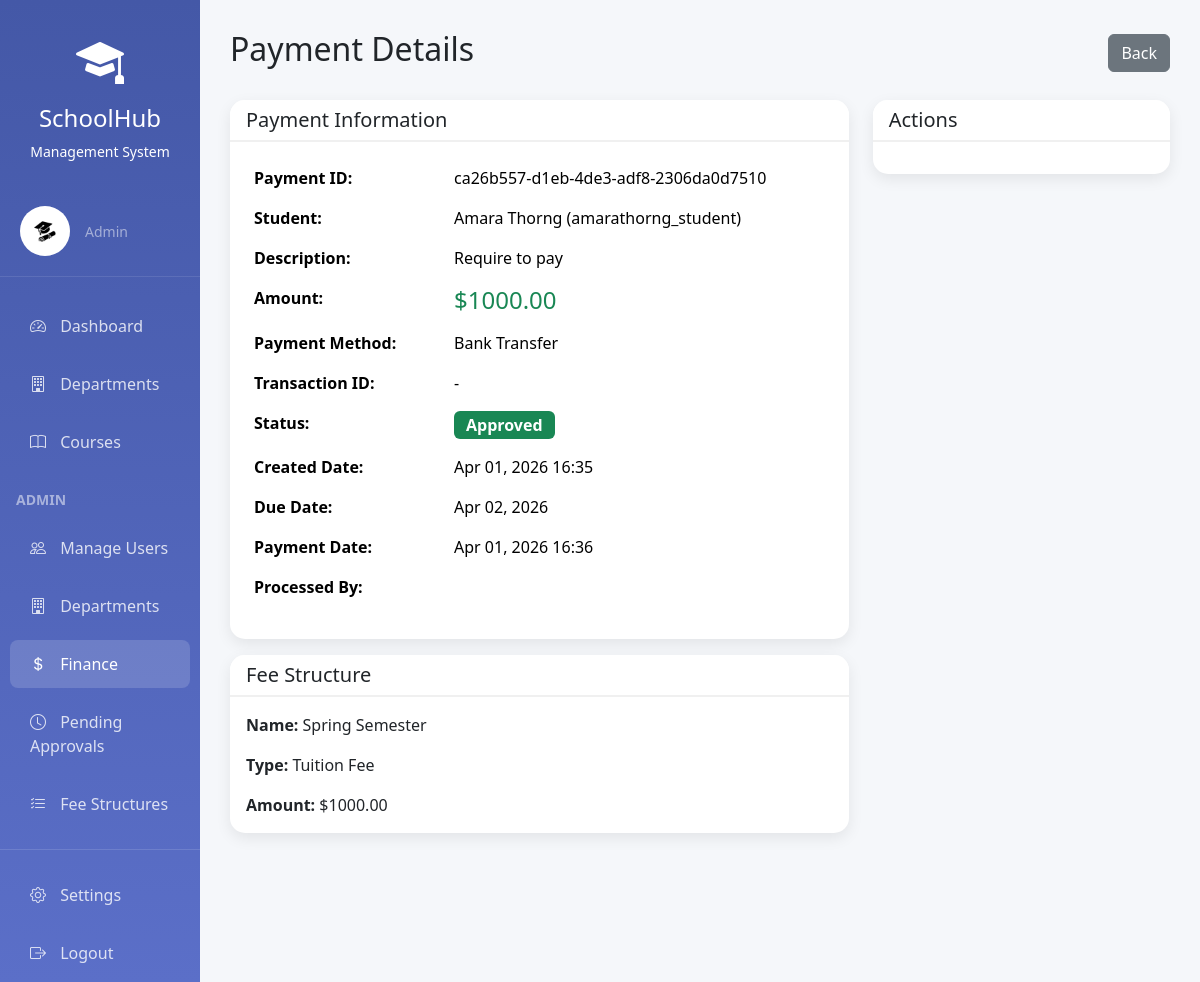
/finance/payments/28/ (signed in), run on the app's committed database.
### accounts/models.py (models this page shows, shortened)
class User(AbstractUser):
    USER_TYPE_CHOICES = (
        ('admin', 'Admin'),
        ('teacher', 'Teacher'),
        ('student', 'Student'),
    )
    user_type = models.CharField(max_length=10, choices=USER_TYPE_CHOICES, default='student')
    phone_number = models.CharField(max_length=15, blank=True, null=True)
    address = models.TextField(blank=True, null=True)
    date_of_birth = models.DateField(blank=True, null=True)
    profile_picture = models.ImageField(upload_to='profiles/', blank=True, null=True)
    is_approved = models.BooleanField(default=False, help_text='Admin must approve new accounts')
    student_id = models.CharField(max_length=20, blank=True, null=True, unique=True)
    enrollment_date = models.DateField(blank=True, null=True)
    department = models.ForeignKey('academics.Department', on_delete=models.SET_NULL,
                                   null=True, blank=True, related_name='students')
    major = models.ForeignKey('academics.Major', on_delete=models.SET_NULL,
                              null=True, blank=True, related_name='students')
    teacher_id = models.CharField(max_length=20, blank=True, null=True, unique=True)
    hire_date = models.DateField(blank=True, null=True)
    teacher_department = models.ForeignKey('academics.Department', on_delete=models.SET_NULL,
                                          null=True, blank=True, related_name='teachers')
    teaching_majors = models.ManyToManyField('academics.Major', blank=True,
                                             related_name='teachers')
    class Meta:
        ordering = ['username']
    @property
    def is_admin(self):
        return self.user_type == 'admin'
    @property
    def is_student(self):
        return self.user_type == 'student'

### finance/models.py (models this page shows, shortened)
class Payment(models.Model):
    STATUS_CHOICES = (
        ('pending', 'Pending'),
        ('awaiting_approval', 'Awaiting Approval'),
        ('approved', 'Approved'),
        ('rejected', 'Rejected'),
        ('completed', 'Completed'),
        ('failed', 'Failed'),
        ('refunded', 'Refunded'),
    )
    PAYMENT_METHOD_CHOICES = (
        ('cash', 'Cash'),
        ('bank_transfer', 'Bank Transfer'),
        ('credit_card', 'Credit Card'),
        ('online', 'Online Payment'),
    )
    payment_id = models.UUIDField(default=uuid.uuid4, editable=False, unique=True)
    student = models.ForeignKey(User, on_delete=models.CASCADE,
                                limit_choices_to={'user_type': 'student'},
                                related_name='payments')
    fee_structure = models.ForeignKey(FeeStructure, on_delete=models.SET_NULL,
                                      null=True, blank=True)
    course = models.ForeignKey(Course, on_delete=models.SET_NULL,
                               null=True, blank=True,
                               help_text="Associated course (if applicable)")
    amount = models.DecimalField(max_digits=10, decimal_places=2,
                                 validators=[MinValueValidator(0)])
    description = models.TextField()
    payment_method = models.CharField(max_length=20, choices=PAYMENT_METHOD_CHOICES,
                                      default='cash')
    status = models.CharField(max_length=20, choices=STATUS_CHOICES, default='pending')
    transaction_id = models.CharField(max_length=100, blank=True, null=True)
    payment_date = models.DateTimeField(null=True, blank=True)
    due_date = models.DateField()
    processed_by = models.ForeignKey(User, on_delete=models.SET_NULL, null=True,
                                     related_name='payments_processed')
    notes = models.TextField(blank=True)
    created_at = models.DateTimeField(auto_now_add=True)
    updated_at = models.DateTimeField(auto_now=True)
    class Meta:
        ordering = ['-created_at']

class FeeStructure(models.Model):
    FEE_TYPE_CHOICES = (
        ('tuition', 'Tuition Fee'),
        ('lab', 'Lab Fee'),
        ('library', 'Library Fee'),
        ('sports', 'Sports Fee'),
        ('technology', 'Technology Fee'),
        ('other', 'Other Fee'),
    )
    name = models.CharField(max_length=200)
    fee_type = models.CharField(max_length=20, choices=FEE_TYPE_CHOICES)
    amount = models.DecimalField(max_digits=10, decimal_places=2,
                                 validators=[MinValueValidator(0)])
    description = models.TextField(blank=True)
    is_mandatory = models.BooleanField(default=True)
    is_active = models.BooleanField(default=True)
    created_at = models.DateTimeField(auto_now_add=True)
    class Meta:
        ordering = ['fee_type', 'name']

### finance/views.py (the view)
# urls.py: path('payments/<int:payment_id>/', views.payment_detail, name='payment_detail'),
@user_passes_test(admin_required)
def payment_detail(request, payment_id):
    payment = get_object_or_404(Payment, id=payment_id)
    try:
        receipt = payment.receipt
    except PaymentReceipt.DoesNotExist:
        receipt = None
    return render(request, 'finance/payment_detail.html', {
        'payment': payment,
        'receipt': receipt
    })

### finance/views.py (called while the page is built)
def admin_required(user):
    return user.is_authenticated and user.is_admin

### finance/templates/finance/payment_detail.html (shortened to what this page needs)
{% extends 'base.html' %}
{% block content %}
<div class="d-flex justify-content-between align-items-center mb-4">
    <h2>Payment Details</h2>
    <div>
        <a href="{% url 'finance:payment_list' %}" class="btn btn-secondary">
            Back
        </a>
    </div>
</div>
<div class="row">
    <div class="col-md-8">
        <div class="card mb-3">
            <div class="card-header">
                <h5 class="mb-0">Payment Information</h5>
            </div>
            <div class="card-body">
                <table class="table table-borderless">
                    <tr>
                        <th width="200">Payment ID:</th>
                        <td>{{ payment.payment_id }}</td>
                    </tr>
                    <tr>
                        <th>Student:</th>
                        <td>{{ payment.student.get_full_name }} ({{ payment.student.username }})</td>
                    </tr>
                    <tr>
                        <th>Description:</th>
                        <td>{{ payment.description }}</td>
                    </tr>
                    <tr>
                        <th>Amount:</th>
                        <td><h4 class="text-success mb-0">${{ payment.amount }}</h4></td>
                    </tr>
                    <tr>
                        <th>Payment Method:</th>
                        <td>{{ payment.get_payment_method_display }}</td>
                    </tr>
                    <tr>
                        <th>Transaction ID:</th>
                        <td>{{ payment.transaction_id|default:"-" }}</td>
                    </tr>
                    <tr>
                        <th>Status:</th>
                        <td>
                            {% if payment.status == 'completed' %}
                                <span class="badge bg-success fs-6">Completed</span>
                            {% elif payment.status == 'approved' %}
                                <span class="badge bg-success fs-6">Approved</span>
                            {% elif payment.status == 'pending' %}
                                <span class="badge bg-warning fs-6">Pending</span>
                            {% elif payment.status == 'awaiting_approval' %}
                                <span class="badge bg-info fs-6">Awaiting Approval</span>
                            {% elif payment.status == 'rejected' %}
                                <span class="badge bg-danger fs-6">Rejected</span>
                            {% else %}
                                <span class="badge bg-secondary fs-6">{{ payment.get_status_display }}</span>
                            {% endif %}
                        </td>
                    </tr>
                    <tr>
                        <th>Created Date:</th>
                        <td>{{ payment.created_at|date:"M d, Y H:i" }}</td>
                    </tr>
                    <tr>
                        <th>Due Date:</th>
                        <td>{{ payment.due_date|date:"M d, Y" }}</td>
                    </tr>
                    {% if payment.payment_date %}
                    <tr>
                        <th>Payment Date:</th>
                        <td>{{ payment.payment_date|date:"M d, Y H:i" }}</td>
                    </tr>
                    {% endif %}
                    {% if payment.processed_by %}
                    <tr>
                        <th>Processed By:</th>
                        <td>{{ payment.processed_by.get_full_name }}</td>
                    </tr>
                    {% endif %}
                </table>
            </div>
        </div>
        {% if payment.fee_structure %}
        <div class="card">
            <div class="card-header">
                <h5 class="mb-0">Fee Structure</h5>
            </div>
            <div class="card-body">
                <p><strong>Name:</strong> {{ payment.fee_structure.name }}</p>
                <p><strong>Type:</strong> {{ payment.fee_structure.get_fee_type_display }}</p>
                <p class="mb-0"><strong>Amount:</strong> ${{ payment.fee_structure.amount }}</p>
            </div>
        </div>
        {% endif %}
    </div>
    <div class="col-md-4">
        <div class="card">
            <div class="card-header">
                <h5 class="mb-0">Actions</h5>
            </div>
            <div class="card-body">
            </div>
        </div>
    </div>
</div>
{% endblock %}

### templates/base.html (shortened to what this page needs)
<!DOCTYPE html>
<html lang="en">
<head>
    <link href="https://cdn.jsdelivr.net/npm/bootstrap@5.3.2/dist/css/bootstrap.min.css" rel="stylesheet">
    <link rel="stylesheet" href="https://cdn.jsdelivr.net/npm/bootstrap-icons@1.11.2/font/bootstrap-icons.css">
</head>
<body>
    {% if user.is_authenticated %}
    <div class="container-fluid">
        <div class="row">
            <div class="col-md-2 sidebar">
                <div class="text-center py-4">
                    <i class="bi bi-mortarboard-fill" style="font-size: 3rem;"></i>
                    <h4 class="mt-2">SchoolHub</h4>
                    <p class="small mb-0">Management System</p>
                </div>
                <div class="user-section d-flex align-items-center">
                    <div class="user-avatar">
                        {% if user.profile_picture %}
                        <img src="{{ user.profile_picture.url }}" alt="{{ user.get_full_name }}" style="width: 50px; height: 50px; border-radius: 50%; object-fit: cover;">
                        {% else %}
                        <i class="bi bi-person-circle"></i>
                        {% endif %}
                    </div>
                    <div>
                        <small class="text-white-50">{{ user.get_user_type_display }}</small>
                    </div>
                </div>
                <nav class="nav flex-column">
                    <a class="nav-link {% if request.path == '/accounts/dashboard/' %}active{% endif %}" href="{% url 'accounts:dashboard' %}">
                        <i class="bi bi-speedometer2"></i> Dashboard
                    </a>
                    {% if user.is_admin %}
                    <a class="nav-link {% if '/academics/departments' in request.path %}active{% endif %}" href="{% url 'academics:department_list' %}">
                        <i class="bi bi-building"></i> Departments
                    </a>
                    {% endif %}
                    {% if user.is_admin or user.is_teacher %}
                    <a class="nav-link {% if '/academics/courses/' in request.path %}active{% endif %}" href="{% url 'academics:course_list' %}">
                        <i class="bi bi-book"></i> Courses
                    </a>
                    {% endif %}
                    {% if user.is_admin %}
                    <div class="mt-3 mb-2 px-3">
                        <small class="text-white-50 fw-bold">ADMIN</small>
                    </div>
                    <a class="nav-link {% if '/accounts/users' in request.path %}active{% endif %}" href="{% url 'accounts:user_list' %}">
                        <i class="bi bi-people"></i> Manage Users
                    </a>
                    <a class="nav-link {% if '/accounts/departments' in request.path %}active{% endif %}" href="{% url 'academics:department_list' %}">
                        <i class="bi bi-building"></i> Departments
                    </a>
                    <a class="nav-link {% if '/finance/dashboard' in request.path or '/finance/payments' in request.path %}active{% endif %}" href="{% url 'finance:finance_dashboard' %}">
                        <i class="bi bi-currency-dollar"></i> Finance
                    </a>
                    <a class="nav-link {% if '/finance/payments/pending' in request.path %}active{% endif %}" href="{% url 'finance:pending_payments' %}">
                        <i class="bi bi-clock"></i> Pending Approvals
                    </a>
                    <a class="nav-link {% if '/finance/fee-structures' in request.path %}active{% endif %}" href="{% url 'finance:fee_structure_list' %}">
                        <i class="bi bi-list-check"></i> Fee Structures
                    </a>
                    {% endif %}
                    <hr class="text-white-50">
                    <a class="nav-link {% if '/accounts/settings' in request.path %}active{% endif %}" href="{% url 'accounts:profile_settings' %}">
                        <i class="bi bi-gear"></i> Settings
                    </a>
                    <a class="nav-link" href="{% url 'accounts:logout' %}">
                        <i class="bi bi-box-arrow-right"></i> Logout
                    </a>
                </nav>
            </div>
            <div class="col-md-10 main-content">
                {% block content %}{% endblock %}
            </div>
        </div>
    </div>
    {% else %}
        {% block auth_content %}{% endblock %}
    {% endif %}
</body>
</html>

### templates/base.html (style rules this page uses)
:root { --primary-color: #5b6fc8; --secondary-color: #00c853; --accent-color: #ffa726; --danger-color: #ef5350; }
body { font-family: 'Segoe UI', Tahoma, Geneva, Verdana, sans-serif; background: linear-gradient(135deg, #667eea 0%, #764ba2 100%); min-height: 100vh; }
.sidebar { min-height: 100vh; background: linear-gradient(180deg, #4458a7 0%, #5b6fc8 100%); color: white; padding: 0; box-shadow: 2px 0 10px rgba(0,0,0,0.1); }
.sidebar .nav-link { color: rgba(255,255,255,0.8); padding: 12px 20px; margin: 5px 10px; border-radius: 8px; transition: all 0.3s ease; }
.sidebar .nav-link:hover, .sidebar .nav-link.active { background: rgba(255,255,255,0.15); color: white; }
.sidebar .nav-link i { margin-right: 10px; width: 20px; }
.main-content { padding: 30px; background: #f5f7fa; min-height: 100vh; }
.card { border: none; border-radius: 15px; box-shadow: 0 5px 15px rgba(0,0,0,0.08); margin-bottom: 20px; }
.card-header { background: white; border-bottom: 2px solid #f0f0f0; font-weight: 600; border-radius: 15px 15px 0 0 !important; }
.table { background: white; }
.badge { padding: 6px 12px; border-radius: 6px; }
.user-section { padding: 20px; border-bottom: 1px solid rgba(255,255,255,0.1); margin-bottom: 20px; }
.user-avatar { width: 50px; height: 50px; border-radius: 50%; background: rgba(255,255,255,0.2); display: flex; align-items: center; justify-content: center; font-size: 24px; margin-right: 15px; }

### data on the page
User: profile_picture (picture), user_type "Admin"
Payment: payment_id "ca26b557-d1eb-4de3-adf8-2306da0d7510", student.get_full_name "Amara Thorng", student.username "amarathorng_student", description "Require to pay", amount "1000.00", payment_method "Bank Transfer", transaction_id "-", created_at "Apr 01, 2026 16:35", due_date "Apr 02, 2026", payment_date "Apr 01, 2026 16:36", fee_structure.name "Spring Semester", fee_structure.fee_type "Tuition Fee", fee_structure.amount "1000.00"
